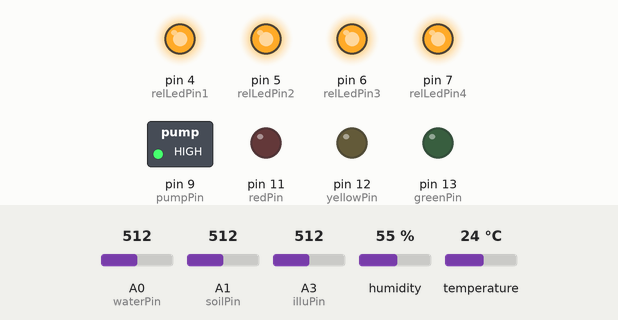
Bench run of a sketch on a simulated Arduino Uno, built with avr-gcc and run on an emulated ATmega328P. On the bench: switched loads named in the sketch (green lamp = pin HIGH), output pins drawn as LEDs (lit = HIGH). Dashed ring = blinking. Inputs (shaded band) come from the test bench; at power-on: A0 (waterPin) = 512, A1 (soilPin) = 512, A3 (illuPin) = 512, humidity 55 %, temperature 24 °C. The modem accepts every AT command (registered, SIM ready, sends succeed) and sends nothing else.

Above: at 2.8 s.
2.9 s: A0 (waterPin) set to 665
At 9.4 s:
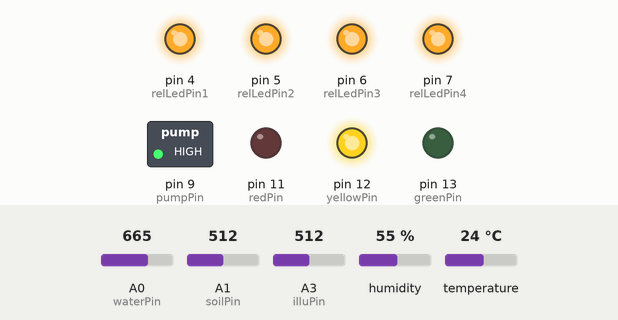
10.2 s: A0 (waterPin) set to 691
At 18.6 s:
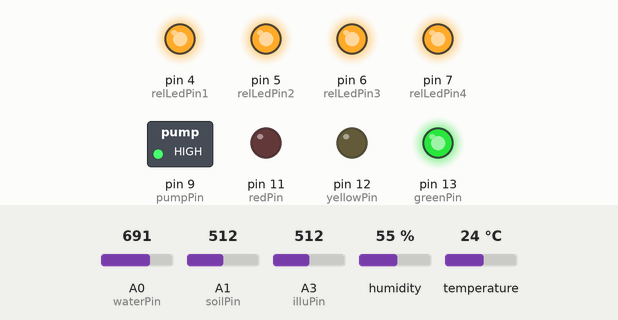
20.4 s: A0 (waterPin) set to 306
At 27.8 s:
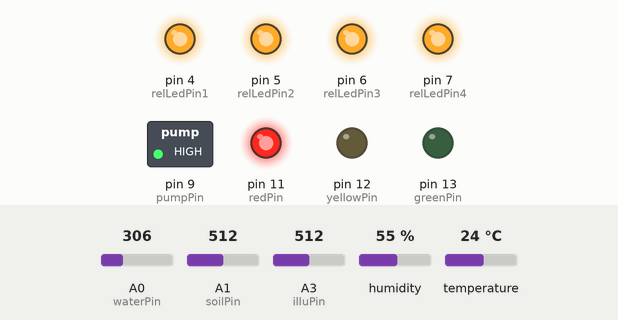
29.6 s: A1 (soilPin) set to 364
33.1 s: A1 (soilPin) set to 338
36.6 s: A1 (soilPin) set to 716
At 37.25 s:
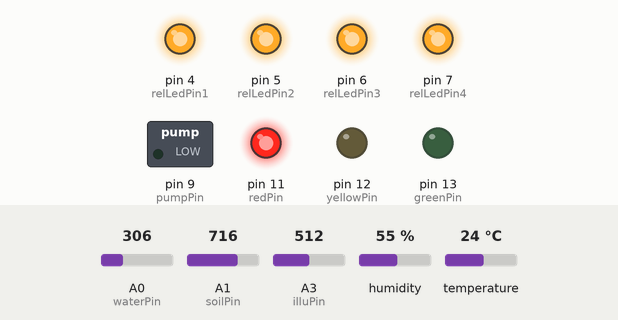
Timing chart, 0 to 41.1 s (numbered marks = the images above; inputs shaded):
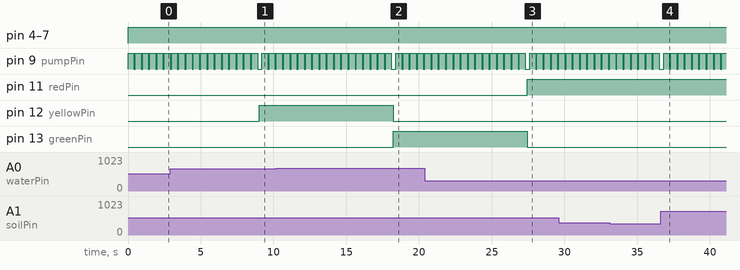

Measured:
- the behaviour switches between 675 and 676 on A0 (waterPin) (found by bisection; images 1 and 2)
- after the input at 10.2 s, pin 12 (yellowPin): HIGH → LOW after 8.0 s; pin 13 (greenPin): LOW → HIGH after 8.0 s
- after the input at 20.4 s, pin 11 (redPin): LOW → HIGH after 7.0 s; pin 13 (greenPin): HIGH → LOW after 7.0 s
- after the input at 36.6 s, pin 9 (pumpPin): alternates HIGH for 0.40 s and LOW for 0.10 s, starting after 0.21 s

The sketch:

datatransfer.ino
```cpp
#include <SoftwareSerial.h>
#include <DHT11.h>
#include "Timer.h"

//communication with server
const int rxPin = 3;
const int txPin = 2;
SoftwareSerial mySerial(rxPin, txPin);

//watering time configuration
unsigned long day = 86400000;
unsigned long waterInterval = day * 7; //initial 7 days.
unsigned long setTime = millis();
int waterAmount = 1;

//moter
int pumpPin = 9;

//Traffic LED
int redPin = 11;
int yellowPin = 12;
int greenPin = 13;

//sensor
int waterPin = A0;
int soilPin = A1;
int dhtPin = A2;
int illuPin = A3;

//Relay Led
int relLedPin1 = 4;
int relLedPin2 = 5;
int relLedPin3 = 6;
int relLedPin4 = 7;

DHT11 dht11(dhtPin);

Timer rt; // request timer

void setup() {
  Serial.begin(9600);   //시리얼모니터
  mySerial.begin(9600);

  pinMode(redPin,OUTPUT);
  pinMode(yellowPin,OUTPUT);
  pinMode(greenPin,OUTPUT);
  pinMode(pumpPin,OUTPUT);
  pinMode(relLedPin1,OUTPUT);
  pinMode(relLedPin2,OUTPUT);
  pinMode(relLedPin3,OUTPUT);
  pinMode(relLedPin4,OUTPUT);

  rt.every(9000,getSensor); //9초마다 서버 연결
}


String response;
int startIdx;
float humi=0, temp=0, soil=0;
int illu=40, wale=40;
int ledval=4,wcval=0; //led개수, waterCycle.
int checkOnce=0;

void loop() {
  rt.update();
  if(mySerial.available()){
    response+=char(mySerial.read());
//    Serial.write(mySerial.read());
    if(response.endsWith("Unlink")){
      Serial.println(response);
      startIdx = response.indexOf("[[");
      if(startIdx != -1){
        ledval = (response.substring(startIdx+2,startIdx+3)).toInt();
        wcval = (response.substring(startIdx+4,startIdx+5)).toInt();
        Serial.println(ledval);
        Serial.println(wcval);
        if(wcval != 0){
          waterInterval = day * wcval;
          checkOnce = 0;
        }else if(checkOnce == 0){
          waterPlant();
          checkOnce++;
        }
      }
    }
  }

//  Serial.println(ledval);
  switch(ledval){
    case 1:
      digitalWrite(relLedPin1, HIGH);
      digitalWrite(relLedPin2, LOW);
      digitalWrite(relLedPin3, LOW);
      digitalWrite(relLedPin4, LOW);
      break;
    case 2:
      digitalWrite(relLedPin1, HIGH);
      digitalWrite(relLedPin2, HIGH);
      digitalWrite(relLedPin3, LOW);
      digitalWrite(relLedPin4, LOW);
      break;
    case 3:
      digitalWrite(relLedPin1, HIGH);
      digitalWrite(relLedPin2, HIGH);
      digitalWrite(relLedPin3, HIGH);
      digitalWrite(relLedPin4, LOW);
      break;
    case 4:
      digitalWrite(relLedPin1, HIGH);
      digitalWrite(relLedPin2, HIGH);
      digitalWrite(relLedPin3, HIGH);
      digitalWrite(relLedPin4, HIGH);
      break;
    case 0:
      digitalWrite(relLedPin1, LOW);
      digitalWrite(relLedPin2, LOW);
      digitalWrite(relLedPin3, LOW);
      digitalWrite(relLedPin4, LOW);
      break;
  }

  if(setTime + waterInterval < millis()){ // 주기가 아니다
    if(soil<30){ //흙이 건조하다
      waterPlant();
      waterAmount+=1;
    }
  }else{ // 주기이다.
    setTime = millis();
    if(soil<40){//흙이 건조하다 (적당)
      waterPlant();
    }else if(soil>65){ //흙 습도가 너무 높다 (과다)
      if(waterAmount!=1){
        waterAmount -=1;
      }
    }else{// 물이 조금 많았던것같다 (약간 많음)
      if(waterAmount!=1){
        waterAmount -= 1;
      }
      waterPlant();
    }
  }
}

//물 주는 함수
void waterPlant(){
  for(int i=0; i<waterAmount*2; i++){
    digitalWrite(pumpPin,HIGH);
    delay(400);
    digitalWrite(pumpPin,LOW);
    delay(100);
  }
}

//센서 값 받는 함수
void getSensor(){
  dht11.read(humi, temp);
  soil = analogRead(soilPin);
  soil = map(soil,1023,0,0,100);
  wale = analogRead(waterPin);
  wale = map(wale,0,1023,0,100);
  illu = analogRead(illuPin);
  digitalWrite(greenPin,LOW);
  digitalWrite(yellowPin,LOW);
  digitalWrite(redPin,LOW);
  if(wale>65){
    digitalWrite(greenPin,HIGH);
  }else if(wale>45){
    digitalWrite(yellowPin,HIGH);
  }else{
    digitalWrite(redPin,HIGH);
  }
  requestPOST();
}

//서버와 통신.
 void requestPOST(){
  response = "";
  String url = "GET /mydata?humi="+(String)humi+"&illu="+(String)illu+"&temp="+(String)temp+"&water="+(String)wale+"&soil="+(String)soil+" HTTP/1.1\r\n";
  String host = "Host: ip주소\r\n";
  String closing = "Connection: close\r\n\r\n";
  int len = url.length()+host.length()+closing.length();
  String cmd = url+host+closing;
  mySerial.print("AT+CIPSTART=\"TCP\",\"192.168.43.174\",7777\r\n");
  mySerial.print("AT+CIPSEND="+String(len)+"\r\n");
  mySerial.print(cmd);
}
```
